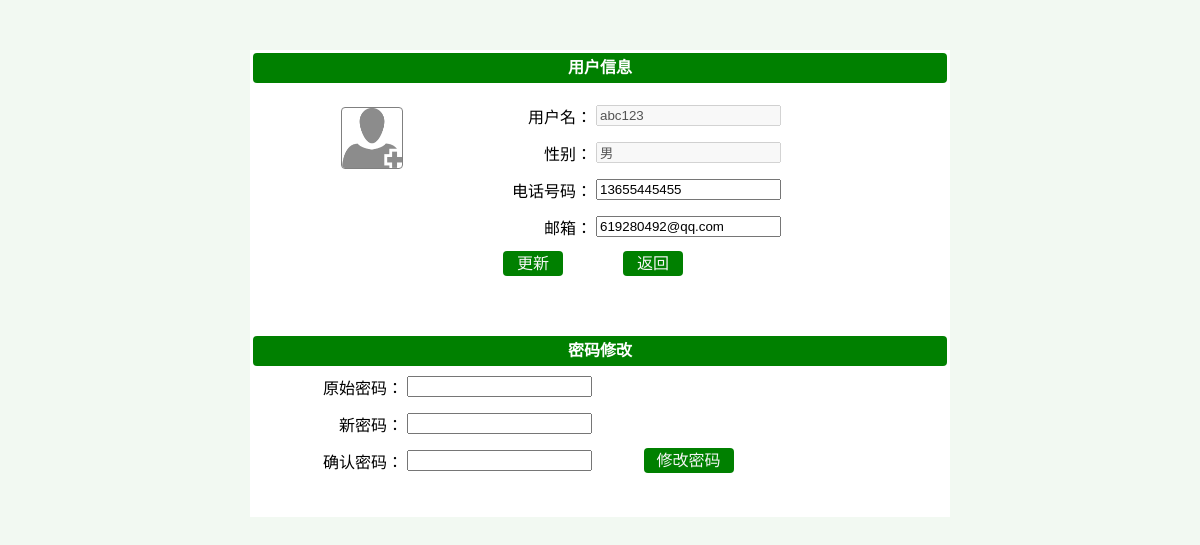
/userinfo/index.php (signed in), run on the app's committed database.
### tables this page shows
CREATE TABLE `user` (
  `id` int(10) unsigned NOT NULL AUTO_INCREMENT,
  `username` varchar(20) NOT NULL COMMENT '用户名',
  `password` varchar(50) NOT NULL COMMENT '密码',
  `sex` varchar(10) NOT NULL COMMENT '性别',
  `phone` varchar(20) NOT NULL COMMENT '电话',
  `email` varchar(50) NOT NULL COMMENT '邮箱',
  `reg_time` int(11) NOT NULL COMMENT '注册时间',
  `recent_login` int(11) NOT NULL COMMENT '最近登陆时间',
  `update_time` timestamp NULL DEFAULT CURRENT_TIMESTAMP COMMENT '数据更新时间',
  `score` int(11) NOT NULL DEFAULT '0' COMMENT '会员积分',
  `state` tinyint(4) NOT NULL DEFAULT '0' COMMENT '会员状态 1可用 0锁定',
  `note` text NOT NULL COMMENT '备注',
  `level_id` int(11) DEFAULT NULL COMMENT '等级id',
  PRIMARY KEY (`id`),
  UNIQUE KEY `unique` (`username`)
);

### public/class/db.class.php (called while the page is built, shortened)
<?php
class DB {
    public static $dbtype = 'mysql';
    public static $dbhost = '';
    public static $dbport = '';
    public static $dbname = '';
    public static $dbuser = '';
    public static $dbpass = '';
    public static $charset = '';
    public static $stmt = null;
    public static $DB = null;
    public static $connect = true;
    public function __construct() {
        self::$dbtype = 'mysql';
        self::$dbhost = 'localhost';
        self::$dbport = '3306';
        self::$dbname = 'csh';
        self::$dbuser = 'root';
        self::$dbpass = '';
        self::$connect = true;
        self::$charset = 'UTF8';
        self::$DB -> setAttribute ( PDO::MYSQL_ATTR_USE_BUFFERED_QUERY, true );
        self::$DB -> setAttribute ( PDO::ATTR_EMULATE_PREPARES, true );
        self::$DB -> exec( 'SET NAMES ' . self::$charset );
    }
    private function connect() {
        try {
            self::$DB = new PDO ( self::$dbtype . ':host=' . self::$dbhost . ';port=' . self::$dbport . ';dbname=' .
                self::$dbname, self::$dbuser, self::$dbpass, array (PDO::ATTR_PERSISTENT => self::$connect ) );
        } catch ( PDOException $e ) {
            die ( "Connect Error Infomation:" . $e->getMessage () );
        }
    }
    private function _fetch($sql, $type) {
        $result = array ();
        self::$stmt = self::$DB->query ( $sql );
        self::$stmt->setFetchMode ( PDO::FETCH_ASSOC );
        switch ($type) {
            case '0' :
                $result = self::$stmt->fetch ();
                break;
        }
        self::$stmt = null;
        return $result;
    }
    public function getOne($table, $field = '*', $where = false) {
        $sql = "SELECT {$field} FROM `{$table}`";
        $sql .= ($where) ? " WHERE $where" : '';
        return self::_fetch ( $sql, $type = '0' );
    }
}

### userinfo/index.php (the view, shortened to what this page needs)
<?php
require_once '../public/class/db.class.php';
$db = new DB();
$username = $_SESSION['username'];
$arr = $db->getOne('user',"*","username='$username'");
$id = $arr['id'];
$data = $db -> getOne('user_pic',"pic_name","pid=$id");
if($data){
    $src="../public/upload/user_pic/".$data['pic_name'];
}else{
    $src="../public/upload/user_pic/default.png";
}
?>
<!DOCTYPE html>
<html lang="en">
<head>
</head>
<body style="background:#f2f9f2;">
    <table  width="700px" align="center" style="background: white;margin-top:50px;">
        <tr height="30">
            <td colspan="4"><div id="base">用户信息</div></td>
        </tr>
        <tr height="10">
            <td rowspan="5" width="70" align="right" valign="top">
                <img id="changePic" title="点击更改头像"
                     style="cursor:pointer;height:60px;width:60px;margin-top:20px;border-radius:4px;border:1px solid gray"
                     src="<?php echo $src;?>"/>
            </td>
            <td colspan="3"></td>
        </tr>
        <tr height="35">
            <td width="50" align="right">用户名：</td>
            <td width="140">
                <input type="text" disabled value="<?php echo $arr['username'];?>"/>
            </td>
            <td></td>
        </tr>
        <tr height="35">
            <td align="right">性别：</td>
            <td>
                <input type="text" disabled value="<?php echo $arr['sex'];?>"/>
            </td>
            <td></td>
        </tr>
        <tr height="35">
            <td align="right">电话号码：</td>
            <td>
                <input name="phone" type="text" value="<?php echo $arr['phone'];?>"/>
            </td>
            <td></td>
        </tr>
        <tr height="35">
            <td align="right">邮箱：</td>
            <td>
                <input name="email" type="text" value="<?php echo $arr['email'];?>"/>
            </td>
            <td></td>
        </tr>
        <tr height="35">
            <td colspan="4" align="center">
                <a id="isubmit" href="javascript:void(0)">更新</a>
                <a id="back" href="<?php echo $_SERVER['HTTP_REFERER'];?>">返回</a>
            </td>
        </tr>
        <tr height="50"><td colspan="3" align="center">
            </td></tr>
        <tr height="30">
            <td colspan="4"><div id="cpwd">密码修改</div></td>
        </tr>
        <tr height="35">
            <td align="right" width="150">原始密码：</td>
            <td>
                <input type="password" name="opassword"/>
            </td>
            <td></td>
        </tr>
        <tr height="35">
            <td align="right">新密码：</td>
            <td>
                <input type="password" name="npassword"/>
            </td>
            <td></td>
        </tr>
        <tr height="35">
            <td align="right">确认密码：</td>
            <td>
                <input type="password" name="cpassword"/>
            </td>
            <td align="center"><a id="psubmit" href="javascript:void(0)">修改密码</a></td>
        </tr>
        <tr height="35">
            <td colspan="4" align="center">
            </td>
        </tr>
    </table>
</body>
</html>

### userinfo/index.php (style rules this page uses)
#base,#cpwd { width:100%; background:green; color:white; text-align:center; font-size:16px; font-weight:bold; height:30px; line-height:30px; border-radius:4px; }
#isubmit,#back { float:left; height:25px; width:60px; text-decoration: none; font-size:16px; color:whitesmoke; display: block; background: green; border-radius:4px; line-height:25px; }
#isubmit { margin-left:250px; margin-right:60px; }
#psubmit { height:25px; width:90px; text-decoration: none; font-size:16px; color:whitesmoke; display: block; background: green; border-radius:4px; line-height:25px; }

### data on the page
user: username "abc123", sex "男", phone "13655445455", email "619280492@qq.com"
